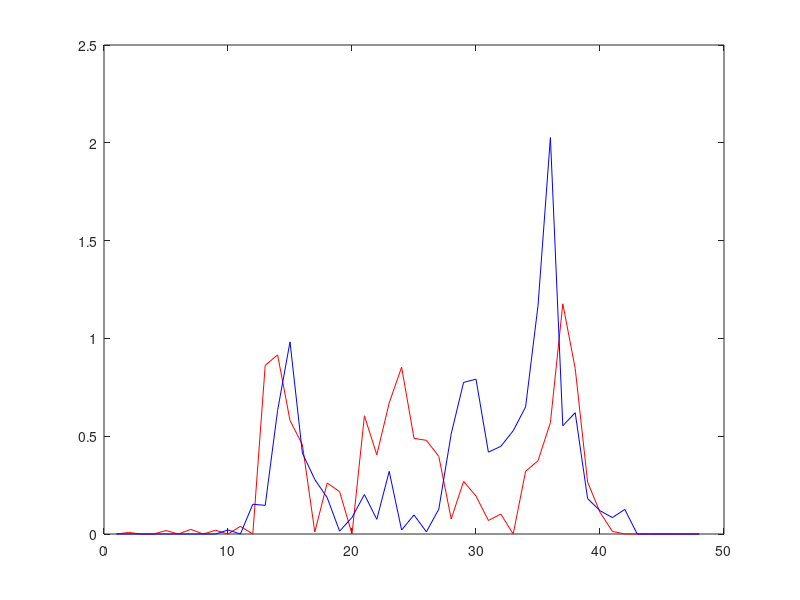

MATLAB code for this plot:
% bins2.m


bins = [2.365802863282894,3.6833411589698346,2.462456967677368,2.3480430237499963,0.8143188564426607,0.8532055949291788,0.7491553985021169,0.6989989828927343];

bins = [1.4599929654115018,1.8602920354763945,0.9634951823956214,1.4820146791104765,0.8833720559006802,0.8213997076390588,0.7917471967381181,1.3232100353398657];


bins = [0.5049192679386392,0.333209266219108,0.6498474049710676,0.7459851467295278,0.5317787536595093,0.5500130256942838,0.42384964349286924,0.5305291944702349,0.23069676108492734,0.5070019736768565,1.0565980737809315,0.6432769519787495,0.48281579332841457,0.10489412280846515,0.13237407265849233,0.2515720955285016];



bins = [1.1140047301128824,0.4981337807110487,1.088932557374314,0.8877183123662514,0.5024534573917655,0.6234182297598114,0.8229450055644079,0.8372584178410005,0.7425540370356775,1.0056965354112735,1.9964311562587767,0.6018943329090202,0.7320157337826648,0.22925213572249792,0.5093149015216555,0.7225713148807348];


binsA = [0.8868904513572067,0.6461470863336085,0.40396889278403897,0.19542400147268577,0.12850439921136902,0.559872036691883,0.23632329636837193,0.7187090321888382,0.3070112892444916,0.33966031582849665,0.5830339526196904,0.3575030940277173,0.7867808136571077,0.5439058495646186,0.4433642511155823,0.217095847482762];
binsB = [0.3928839175706891,0.2903842483380359,1.118934347372814,0.22381678893712934,0.10759732663241592,0.1749321709661828,0.16827915357674172,0.4661266097164157,0.286277086723273,0.30201637648770724,0.5418325746301602,0.33083972823989977,0.5477953217737948,0.40866981038785666,0.5075718376807584,0.3551906166577465];





binsA = [0.046541128205787013,0.030331437016753945,0.18712704090032486,0.7088463968856284,1.8438266379158188,0.5943324892766475,0.10882056306131407,0.2652386647069857,0.1673889868284174,0.13552729215065898,0.23658990482918701,0.7042255696752053,0.35798354458958836,0.35655572979986094,0.1432709580650094,0.061322057826925874];
binsB = [0.02470822499384617,0.11620376240688993,0.2342551316678662,0.16574458322745186,0.4466857873482018,0.1550338490702213,0.25372492166217575,0.2379903124838032,0.07157348846350058,0.16001366997429656,0.24938503182075,1.877672868601317,0.7533399392779775,0.09196154865866302,0.037171613679203706,0.023152663783401143];


binsA = [0.12200659124102523,0.0567398581634166,0.20937840197419041,0.4818018726245695,0.4282083226997802,0.18784883729144455,0.11165471275702725,0.3052485433268387,0.08470299157668343,0.13617172878145564,0.4573982190487226,0.2538877859465699,5.83668315862533,0.40078979293591377,0.16257981214207964,0.09042032012267293];
binsB = [0.1853873888753792,0.13467503282260476,0.14854871542532458,0.7050918720768845,0.03485528417659177,0.19922440303087008,0.3403401299459609,0.1899151642025858,0.157963520511623,0.015313896763984505,0.10322422940163221,0.14556872057385983,1.464011289573867,0.43951512452955344,0.3807642576497061,0.798301195900426];



binsA = [6.312830941080801e-18,7.761411200467165e-30,2.4858425779648003e-24,6.030619208281648e-16,0.000007993206089096865,0.001172662841320659,0.00004563678854349215,0.020297575968266788,0.013381692514964296,0.031136402938418854,1.5366796120561623e-7,0.08261075429752336,0.06664027622201017,5.290502036883621e-11,0,0];
binsB = [0,0,0,0.000024397111923805327,0.000004443924393707831,0.0003454631574800218,3.6971942741405723e-16,3.6772790761635403e-10,3.3064525868876567e-12,0.000044759063554648994,0.0017393982215426458,0.2884089937709502,0.06350359640613054,4.230048244646491e-11,0,0];

binsA = [6.312830941080801e-18,0,0,7.761411200467165e-30,2.485676907544237e-24,0,1.6567042056298506e-28,0,6.030619208281648e-16,4.135879814049419e-8,0.000007951847247085807,0.0007581895962986227,0.000414472908250127,1.479557048435112e-7,2.829826478341379e-28,0.00004548917041498468,0.01833597858164607,0.0019615973858601596,0.009636946572432711,0.0037447459406804175,1.8511671521125814e-12,0.030849944134804425,0.0002864588036144279,1.5366796120561623e-7,0.027167309411297046,0.051458722550979025,0.003984722335247302,0.01912077311857235,0.04158976675810814,0.005929736398107446,1.2728064330378655e-13,0,0,0,0,0];
binsB = [0,0,0,0,0,0,0,9.205365322208761e-7,0.000023476575391584453,4.5822839742743014e-7,0.000003865281557917884,0.00032649403397835624,0.000018860017616970127,2.2952032305793617e-7,3.697187883719195e-16,6.392629229039894e-22,3.6772790760229486e-10,1.4058924192045028e-20,6.848751795186417e-25,1.280937460407769e-13,8.424338407562562e-12,0.000030217513310217654,0.0010278189929806424,0.00005525501631278298,0.005990845889897758,0.02193999477386989,0.26114901886443015,0.0635035952708561,1.1344063579634281e-9,8.681330974924616e-13,4.2297014509123056e-11,3.418188982224525e-15,0,0,0,0];

binsA = [0.00033834399127212456,0,0,0.000057375761552257425,0.00023901190107016737,0,0.00008230716510014918,0,0.002172206528820242,0.12282465776428156,0.18168055067253377,0.1658713535158758,0.06563643139728775,0.057256309179204615,0.00008964373805696096,0.10076368475676749,0.1679880794876514,0.3233647144548809,0.3092930923149743,0.17918611371083804,0.0039008874320024737,0.11186875714066927,0.0742478206838377,0.026721954400969673,0.11631461798385664,0.18901049412634377,0.26215135873290835,0.4771029976138103,0.23200523778092066,0.11127065657397364,0.0013203189316878681,0,0,0,0,0];
binsB = [0,0,0,0,0,0,0,0.00834736674534816,0.03636697059545889,0.029498461255362263,0.1861936692230199,0.09028723419892376,0.03633395695429825,0.019844621073534213,0.0033646422050202496,0.0020714156770532816,0.015084493529205266,0.0016736209303202742,0.0006194155053585327,0.008520632819683205,0.02152727651364436,0.1596680596592491,0.21326020724085867,0.18829986291847128,0.3220379419486722,0.4488827199983203,1.4533702913881685,0.20976792196570154,0.03856597917378591,0.019396716351521893,0.007864923278323513,0.004188267751607049,0,0,0,0];



binsA = [0.45580822434132695,0.20809965315207735,0.7256750813578996,0.9035585675066032,0.6012208274078565,1.0076597577948727,0.7574374560740963,0.049640555058270724,0.2089915078511485,0.35198826516922627,0.059396484183788276,0.07923442097791424,0.30077224624406873,1.8541327249019177,0.5553579055649267,0.3492462216768913,0.1396645494833591,0.016845006871622516,0.22545585332986837,0.08781468893483381,0.09022476011156128,0.14821875215515576,1.1917670555279631,0.5951741194055055,0.05910788253330805,0.023107030644895433,0.09159123096299743,0.03417721926673991,0.027179172476302887,0.05588341443795572,0.07468212565333258,0.23315589690417243,0.1641256492302242,0.697837215508941,1.3673410194388151,0.5902876961023733];
binsB = [0,0,0,0,0,0,0,0.02076348944698495,0.15212748692566108,0.18397149036011523,1.2900184000740096,0.7004256794481816,0.40288738750268416,0.07615164191313731,0.08453088548092288,0.249332868339587,0.26650285075641855,0.10193105308063649,0.09749135862130007,0.10747882207374283,0.5425914430031533,0.8026003107358403,0.9287939510237446,0.701881853240939,0.8581520095409982,0.9790960451553663,2.5342658912219345,0.8199116945907832,0.35366299728306627,0.30024271614664183,0.08413206701444584,0.12571070044001087,0,0,0,0];



binsA = [0,0.007984944448224278,0,0,0.01760383300226984,0,0.02380767641175816,0,0.019277775148593253,0,0.0391340716203385,0,0.8621633573460767,0.9158010065285547,0.5806048525784665,0.45654279361669814,0.010359810756508289,0.26053962671665654,0.21656285198728595,0,0.604197006359523,0.4049815512258477,0.67003358730754,0.8530306304270608,0.48929554981027357,0.4787883557361355,0.39691018769802683,0.07679691381622736,0.2688423275535644,0.19413181839159124,0.06900273424927841,0.10212118264120942,0,0.32055831954326186,0.3744110716994809,0.5695592918576822,1.1767963529484535,0.8464581671927799,0.26583418840261674,0.11097428588203694,0.01325166655593324,0,0,0,0,0,0,0];
binsB = [0,0,0,0,0,0,0,0,0,0.02076348944698495,0,0.15212748692566108,0.14643276179860895,0.631994021180709,0.9823474977306972,0.41364128917229115,0.2787775158857319,0.1856217943281051,0.014639719201984447,0.08453088548092288,0.20185742482733976,0.07511188390255756,0.3203259717687847,0.020471491677960117,0.09749135862130007,0.010897929524671928,0.12707566517596963,0.5120966703762545,0.7752883531583221,0.7914215738071184,0.4183986776274252,0.44816751040765834,0.5277282634308145,0.6496820387349924,1.1672231122981103,2.0268805314543816,0.5533798345851129,0.6201948572887367,0.18122657850418128,0.11901613764246058,0.08413206701444584,0.12571070044001087,0,0,0,0,0,0];


hold off;
plot( binsA, 'r-' );
hold on;
plot( binsB, 'b-' );
